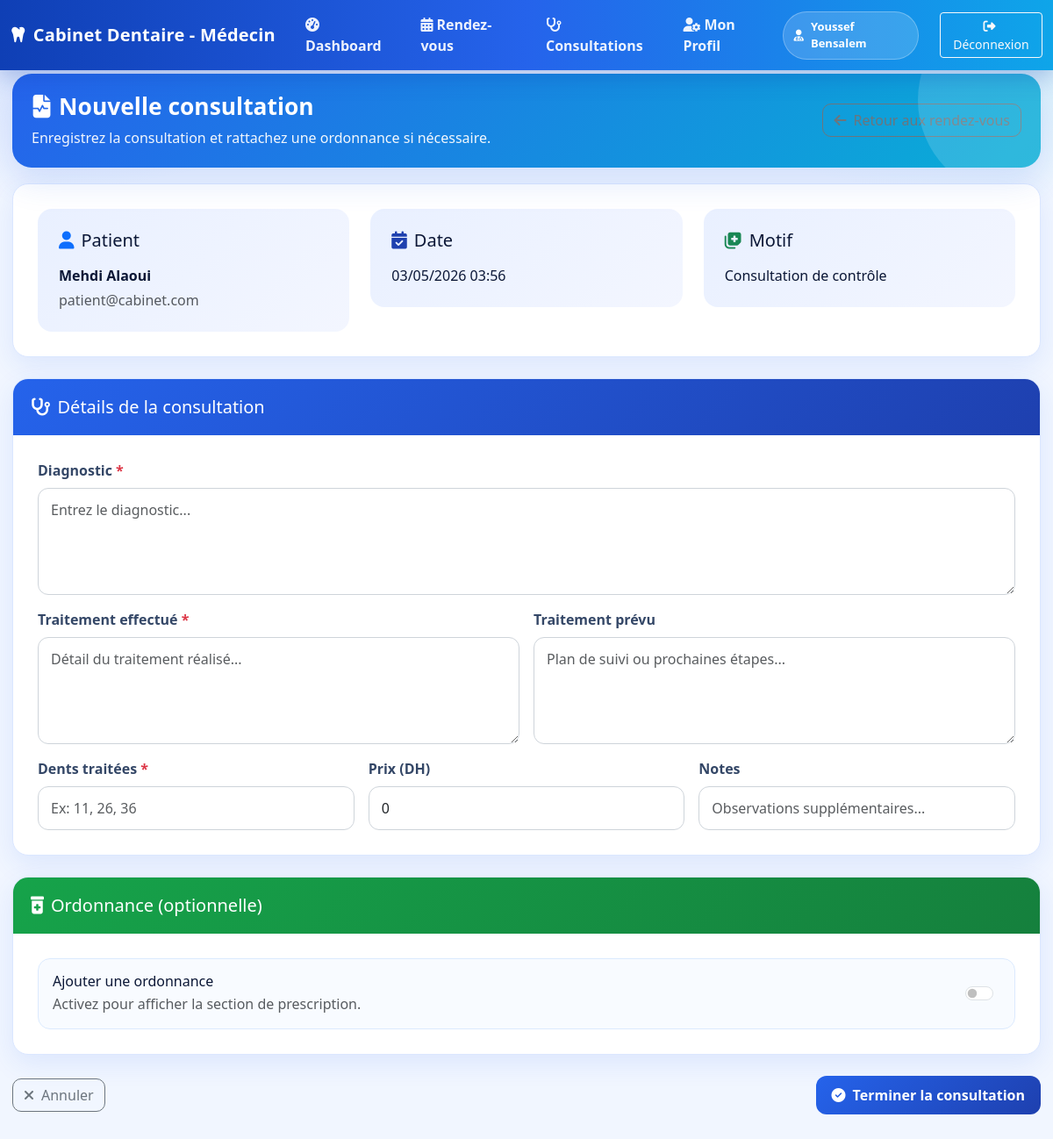
The app's page /index.php?route=/medecin/consultation/create&id=1 (signed in) with its own data.
### tables this page shows
CREATE TABLE patients (
    id INT AUTO_INCREMENT PRIMARY KEY,
    user_id INT NOT NULL,
    age INT,
    telephone VARCHAR(20),
    adresse TEXT,
    date_naissance DATE,
    groupe_sanguin VARCHAR(5),
    allergies TEXT,
    observations TEXT,
    created_at TIMESTAMP DEFAULT CURRENT_TIMESTAMP,
    FOREIGN KEY (user_id) REFERENCES users(id) ON DELETE CASCADE,
    KEY idx_user_id (user_id)
);

CREATE TABLE users (
    id INT AUTO_INCREMENT PRIMARY KEY,
    nom VARCHAR(100) NOT NULL,
    prenom VARCHAR(100) NOT NULL,
    email VARCHAR(150) UNIQUE NOT NULL,
    password VARCHAR(255) NOT NULL,
    role ENUM('admin','dentiste','secretaire','patient') NOT NULL DEFAULT 'patient',
    created_at TIMESTAMP DEFAULT CURRENT_TIMESTAMP,
    KEY idx_email (email),
    KEY idx_role (role)
);

CREATE TABLE rendez_vous (
    id INT AUTO_INCREMENT PRIMARY KEY,
    patient_id INT NOT NULL,
    dentiste_id INT NOT NULL,
    secretaire_id INT,
    date_heure DATETIME NOT NULL,
    duree_minutes INT DEFAULT 30,
    motif TEXT,
    type_rendez_vous ENUM('consultation','nettoyage','extraction','traitement','blanchiment','radio','autre') DEFAULT 'consultation',
    statut ENUM('planifié','confirmé','annulé','complété','absent') DEFAULT 'planifié',
    notes TEXT,
    created_at TIMESTAMP DEFAULT CURRENT_TIMESTAMP,
    FOREIGN KEY (patient_id) REFERENCES patients(id) ON DELETE CASCADE,
    FOREIGN KEY (dentiste_id) REFERENCES dentistes(id) ON DELETE CASCADE,
    FOREIGN KEY (secretaire_id) REFERENCES secretaires(id) ON DELETE SET NULL,
    KEY idx_patient (patient_id),
    KEY idx_dentiste (dentiste_id),
    KEY idx_date (date_heure),
    KEY idx_statut (statut)
);

### app/core/controller.php (called while the page is built, shortened)
<?php
class Controller
{
    public function view($viewName, $data = [])
    {
        $viewPath = __DIR__ . '/../views/' . str_replace('.', '/', $viewName) . '.php';
        include $viewPath;
    }
}

### app/controllers/MedecinController.php (called while the page is built, shortened)
<?php
class MedecinController extends Controller
{
    public function createConsultation()
    {
        $user = Auth::user();
        $rendez_vous_id = isset($_GET['id']) ? (int)$_GET['id'] : 0;
        $medecinModel = new Medecin();
        $medecin = $medecinModel->findByUserId($user['id']);
        $rendezVousModel = new RendezVous();
        $rendezVous = $rendezVousModel->getById($rendez_vous_id);
        $patientModel = new Patient();
        $patient = $patientModel->findById($rendezVous['patient_id']);
        $this->view('medecin.consultation_create', [
            'user' => $user,
            'medecin' => $medecin,
            'rendezVous' => $rendezVous,
            'patient' => $patient
        ]);
    }
}

### app/core/Auth.php (called while the page is built, shortened)
<?php
class Auth
{
    public static function check()
    {
        return isset($_SESSION['user_id']);
    }
    public static function user()
    {
        if (self::check()) {
            return [
                'id' => $_SESSION['user_id'] ?? null,
                'nom' => $_SESSION['user_nom'] ?? '',
                'prenom' => $_SESSION['user_prenom'] ?? '',
                'email' => $_SESSION['user_email'] ?? '',
                'role' => $_SESSION['user_role'] ?? ''
            ];
        }
        return null;
    }
}

### app/core/Database.php (called while the page is built, shortened)
<?php
class Database
{
    private $host = DB_HOST;
    private $dbname = DB_NAME;
    private $username = DB_USER;
    private $password = DB_PASSWORD;
    private $charset = DB_CHARSET;
    private $port = DB_PORT;
    private $pdo = null;
    public $debug_messages = [];
    private function loadConfiguration()
    {
        $configFile = ROOT_PATH . '/config.php';
        $this->host = defined('DB_HOST') ? DB_HOST : $this->host;
        $this->dbname = defined('DB_NAME') ? DB_NAME : $this->dbname;
        $this->username = defined('DB_USER') ? DB_USER : $this->username;
        $this->password = defined('DB_PASSWORD') ? DB_PASSWORD : $this->password;
        $this->port = defined('DB_PORT') ? (int) DB_PORT : $this->port;
        $this->charset = defined('DB_CHARSET') ? DB_CHARSET : $this->charset;
    }
    public function connect()
    {
        try {
            $hostsToTry = [$this->host];
            foreach (array_unique($hostsToTry) as $host) {
                try {
                    $dsn = "mysql:host={$host};port={$this->port};dbname={$this->dbname};charset={$this->charset}";
                    $this->pdo = new PDO($dsn, $this->username, $this->password, [
                        PDO::ATTR_ERRMODE => PDO::ERRMODE_EXCEPTION,
                        PDO::ATTR_DEFAULT_FETCH_MODE => PDO::FETCH_ASSOC,
                        PDO::ATTR_EMULATE_PREPARES => false,
                    ]);
                    $message = "✓ Connexion PDO réussie (host: {$host}, port: {$this->port}, dbname: {$this->dbname})";
                    $this->debug_messages[] = $message;
                    return $this->pdo;
                } catch (PDOException $e) {
                    $lastException = $e;
                }
            }
            throw new PDOException("Connexion PDO impossible sans message d'erreur.");
        } catch (PDOException $e) {
            $message = "✗ ERREUR PDO : " . $e->getMessage();
            $this->debug_messages[] = $message;
            die($message);
        }
    }
    public function getPdo()
    {
        return $this->pdo;
    }
    public function getDebugMessages()
    {
        return $this->debug_messages;
    }
}

### app/core/Model.php (called while the page is built, shortened)
<?php
class Model
{
    public function __construct()
    {
        try {
            $db = new Database();
            $this->pdo = $db->getPdo();
        } catch (Exception $e) {
            $this->debug_messages[] = "✗ Erreur initialisation Model : " . $e->getMessage();
        }
    }
}

### app/models/RendezVous.php (called while the page is built, shortened)
<?php
class RendezVous extends Model
{
    public function getById($id)
    {
        try {
            $query = "SELECT * FROM rendez_vous WHERE id = :id LIMIT 1";
            $stmt = $this->pdo->prepare($query);
            $stmt->bindParam(':id', $id);
            $stmt->execute();
            return $stmt->fetch(PDO::FETCH_ASSOC);
        } catch (PDOException $e) {
            error_log("Erreur PDO getById: " . $e->getMessage());
            return false;
        }
    }
    public function delete($id)
    {
        try {
            $query = "DELETE FROM rendez_vous WHERE id = :id";
            $stmt = $this->pdo->prepare($query);
            $stmt->bindParam(':id', $id);
            return $stmt->execute();
        } catch (PDOException $e) {
            error_log("Erreur PDO delete: " . $e->getMessage());
            return false;
        }
    }}
?>

### app/models/Patient.php (called while the page is built, shortened)
<?php
class Patient extends Model
{
    public function findById($id)
    {
        try {
            $query = "SELECT p.*, u.nom, u.prenom, u.email FROM patients p
                     JOIN users u ON p.user_id = u.id
                     WHERE p.id = :id LIMIT 1";
            $stmt = $this->pdo->prepare($query);
            $stmt->bindParam(':id', $id);
            $stmt->execute();
            return $stmt->fetch(PDO::FETCH_ASSOC) ?: false;
        } catch (PDOException $e) {
            return false;
        }
    }
}

### app/views/medecin/consultation_create.php (the view, shortened to what this page needs)
<?php
$user = $user ?? [];
$patient = $patient ?? [];
$rendezVous = $rendezVous ?? [];
?>
<!DOCTYPE html>
<html lang="fr">
<head>
    <link href="https://cdn.jsdelivr.net/npm/bootstrap@5.3.0/dist/css/bootstrap.min.css" rel="stylesheet">
    <link href="https://cdnjs.cloudflare.com/ajax/libs/font-awesome/6.4.0/css/all.min.css" rel="stylesheet">
</head>
<body>
    <nav class="navbar navbar-expand-lg topbar fixed-top">
        <div class="container-fluid">
            <a class="navbar-brand" href="<?php echo BASE_URL; ?>index.php?route=/medecin/dashboard">
                <i class="fas fa-tooth me-2"></i>Cabinet Dentaire - Médecin
            </a>
            <div class="collapse navbar-collapse" id="navbarNav">
                <ul class="navbar-nav me-auto">
                    <li class="nav-item">
                        <a class="nav-link active" href="<?php echo BASE_URL; ?>index.php?route=/medecin/dashboard">
                            <i class="fas fa-tachometer-alt me-1"></i>Dashboard
                        </a>
                    </li>
                    <li class="nav-item">
                        <a class="nav-link" href="<?php echo BASE_URL; ?>index.php?route=/medecin/rendez-vous">
                            <i class="fas fa-calendar-alt me-1"></i>Rendez-vous
                        </a>
                    </li>
                    <li class="nav-item">
                        <a class="nav-link" href="<?php echo BASE_URL; ?>index.php?route=/medecin/consultation/select">
                            <i class="fas fa-stethoscope me-1"></i>Consultations
                        </a>
                    </li>
                    <li class="nav-item">
                        <a class="nav-link" href="<?php echo BASE_URL; ?>index.php?route=/medecin/profile">
                            <i class="fas fa-user-cog me-1"></i>Mon Profil
                        </a>
                    </li>
                </ul>
                <div class="d-flex align-items-center">
                    <div class="doctor-pill">
                        <i class="fas fa-user-md"></i>
                        <?php echo htmlspecialchars(($user['prenom'] ?? '') . ' ' . ($user['nom'] ?? '')); ?>
                    </div>
                    <a href="<?php echo BASE_URL; ?>index.php?route=/logout" class="btn btn-outline-light btn-sm ms-3">
                        <i class="fas fa-sign-out-alt me-1"></i>Déconnexion
                    </a>
                </div>
            </div>
        </div>
    </nav>
    <div class="dashboard">
        <div class="welcome-banner">
            <div class="d-flex align-items-center justify-content-between flex-wrap gap-3">
                <div>
                    <h1 class="welcome-title"><i class="fas fa-file-medical-alt me-2"></i>Nouvelle consultation</h1>
                    <p class="welcome-sub">Enregistrez la consultation et rattachez une ordonnance si nécessaire.</p>
                </div>
                <a href="<?php echo BASE_URL; ?>index.php?route=/medecin/rendez-vous" class="btn btn-outline-secondary btn-secondary-custom"><i class="fas fa-arrow-left me-2"></i>Retour aux rendez-vous</a>
            </div>
        </div>
        <div class="card-custom mb-4">
            <div class="card-body">
                <div class="row gy-3">
                    <div class="col-md-4">
                        <div class="p-4 rounded-4" style="background: linear-gradient(135deg, #e9f0ff 0%, #f3f6ff 100%);">
                            <h5 class="mb-3"><i class="fas fa-user me-2 text-primary"></i>Patient</h5>
                            <p class="mb-1"><strong><?php echo htmlspecialchars(($patient['prenom'] ?? '') . ' ' . ($patient['nom'] ?? '')); ?></strong></p>
                            <p class="text-muted mb-0"><?php echo htmlspecialchars($patient['email'] ?? ''); ?></p>
                        </div>
                    </div>
                    <div class="col-md-4">
                        <div class="p-4 rounded-4" style="background: linear-gradient(135deg, #e9f0ff 0%, #f3f6ff 100%);">
                            <h5 class="mb-3"><i class="fas fa-calendar-check me-2 text-purple"></i>Date</h5>
                            <p class="mb-0"><?php echo htmlspecialchars(date('d/m/Y H:i', strtotime($rendezVous['date_heure'] ?? 'now'))); ?></p>
                        </div>
                    </div>
                    <div class="col-md-4">
                        <div class="p-4 rounded-4" style="background: linear-gradient(135deg, #e9f0ff 0%, #f3f6ff 100%);">
                            <h5 class="mb-3"><i class="fas fa-notes-medical me-2 text-success"></i>Motif</h5>
                            <p class="mb-0"><?php echo htmlspecialchars($rendezVous['motif'] ?? ''); ?></p>
                        </div>
                    </div>
                </div>
            </div>
        </div>
        <form action="<?php echo BASE_URL; ?>index.php?route=/medecin/consultation/store" method="POST" id="consultationForm">
            <div class="card-custom mb-4">
                <div class="card-header card-header-consultation">
                    <h5 class="mb-0"><i class="fas fa-stethoscope me-2"></i>Détails de la consultation</h5>
                </div>
                <div class="card-body">
                    <div class="row g-3">
                        <div class="col-12">
                            <label class="form-label">Diagnostic <span class="text-danger">*</span></label>
                            <textarea name="diagnostic" class="form-control" rows="4" required placeholder="Entrez le diagnostic..."></textarea>
                        </div>
                        <div class="col-md-6">
                            <label class="form-label">Traitement effectué <span class="text-danger">*</span></label>
                            <textarea name="traitement_effectue" class="form-control" rows="4" required placeholder="Détail du traitement réalisé..."></textarea>
                        </div>
                        <div class="col-md-6">
                            <label class="form-label">Traitement prévu</label>
                            <textarea name="traitement_prevu" class="form-control" rows="4" placeholder="Plan de suivi ou prochaines étapes..."></textarea>
                        </div>
                        <div class="col-md-4">
                            <label class="form-label">Dents traitées <span class="text-danger">*</span></label>
                            <input type="text" name="dents_traitees" class="form-control" placeholder="Ex: 11, 26, 36" required>
                        </div>
                        <div class="col-md-4">
                            <label class="form-label">Prix (DH)</label>
                            <input type="number" step="0.01" name="prix" class="form-control" placeholder="Ex: 350.00" value="0">
                        </div>
                        <div class="col-md-4">
                            <label class="form-label">Notes</label>
                            <input type="text" name="notes" class="form-control" placeholder="Observations supplémentaires...">
                        </div>
                    </div>
                </div>
            </div>
            <div class="card-custom mb-4">
                <div class="card-header card-header-ordonnance">
                    <h5 class="mb-0"><i class="fas fa-prescription-bottle-alt me-2"></i>Ordonnance (optionnelle)</h5>
                </div>
                <div class="card-body">
                    <div class="toggle-card p-3 d-flex align-items-center justify-content-between" onclick="toggleOrdonnance()">
                        <div>
                            <h6 class="mb-1">Ajouter une ordonnance</h6>
                            <p class="mb-0 text-muted">Activez pour afficher la section de prescription.</p>
                        </div>
                        <div class="form-check form-switch mb-0">
                            <input class="form-check-input" type="checkbox" id="hasOrdonnance" onchange="toggleOrdonnance()">
                        </div>
                    </div>
                </div>
            </div>
            <div class="d-flex justify-content-between align-items-center mb-5">
                <a href="<?php echo BASE_URL; ?>index.php?route=/medecin/rendez-vous" class="btn btn-outline-secondary btn-secondary-custom"><i class="fas fa-times me-2"></i>Annuler</a>
                <button type="submit" class="btn btn-primary btn-primary-custom" id="submitBtn" onclick="return validateAndSubmit(this);">
                    <i class="fas fa-check-circle me-2"></i>Terminer la consultation
                </button>
            </div>
        </form>
    </div>
</body>
</html>

### records on screen
patients: user.nom "Mehdi Alaoui", user.email "patient@cabinet.com"
rendez_vous: date_heure "03/05/2026 03:56", motif "Consultation de contrôle"
